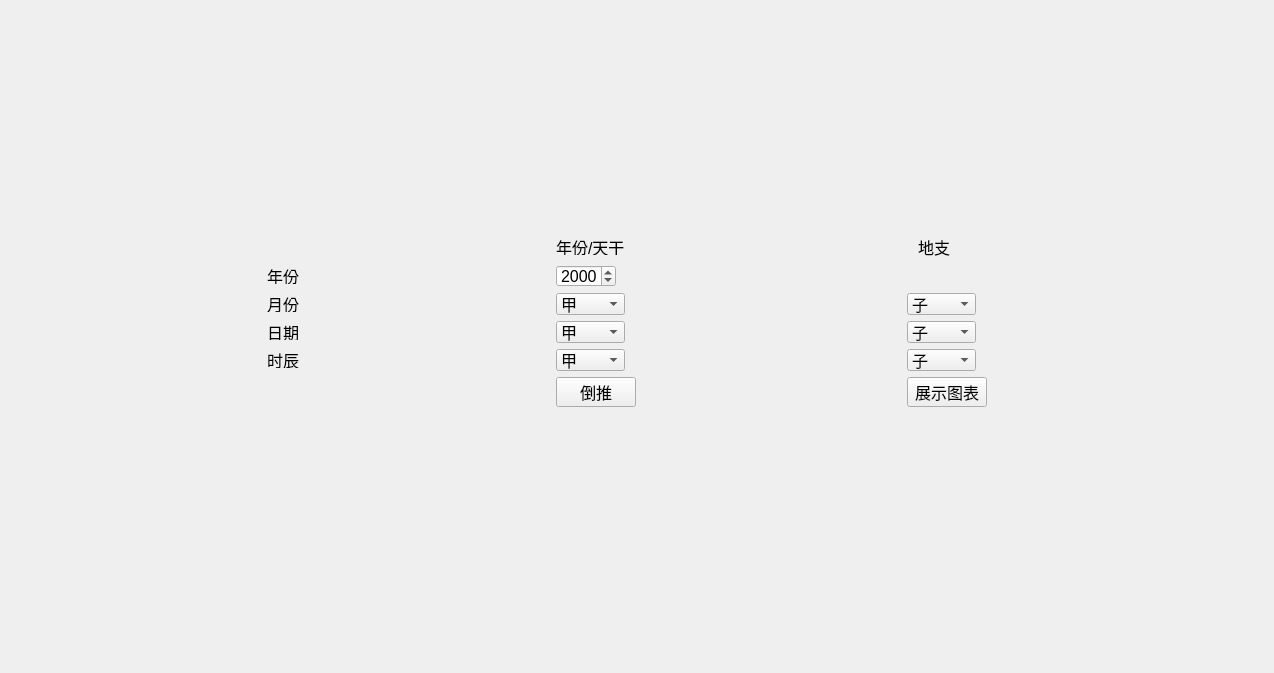
<?xml version="1.0" encoding="UTF-8"?>
<ui version="4.0">
 <class>Form</class>
 <widget class="QWidget" name="Form">
  <property name="geometry">
   <rect>
    <x>0</x>
    <y>0</y>
    <width>1274</width>
    <height>673</height>
   </rect>
  </property>
  <property name="windowTitle">
   <string>Form</string>
  </property>
  <layout class="QHBoxLayout" name="horizontalLayout">
   <item>
    <widget class="QWidget" name="reverseCentralWidget" native="true">
     <layout class="QHBoxLayout" name="horizontalLayout_2">
      <item>
       <widget class="QWidget" name="widget_2" native="true">
        <layout class="QVBoxLayout" name="verticalLayout">
         <item>
          <widget class="QWidget" name="widget" native="true">
           <layout class="QVBoxLayout" name="verticalLayout_2">
            <item>
             <layout class="QGridLayout" name="gridLayout">
              <item row="4" column="2">
               <widget class="QComboBox" name="comboHourZhi">
                <property name="sizePolicy">
                 <sizepolicy hsizetype="Fixed" vsizetype="Fixed">
                  <horstretch>0</horstretch>
                  <verstretch>0</verstretch>
                 </sizepolicy>
                </property>
                <property name="minimumSize">
                 <size>
                  <width>69</width>
                  <height>22</height>
                 </size>
                </property>
                <property name="maximumSize">
                 <size>
                  <width>69</width>
                  <height>22</height>
                 </size>
                </property>
                <property name="font">
                 <font>
                  <pointsize>12</pointsize>
                 </font>
                </property>
                <item>
                 <property name="text">
                  <string>子</string>
                 </property>
                </item>
                <item>
                 <property name="text">
                  <string>丑</string>
                 </property>
                </item>
                <item>
                 <property name="text">
                  <string>寅</string>
                 </property>
                </item>
                <item>
                 <property name="text">
                  <string>卯</string>
                 </property>
                </item>
                <item>
                 <property name="text">
                  <string>辰</string>
                 </property>
                </item>
                <item>
                 <property name="text">
                  <string>巳</string>
                 </property>
                </item>
                <item>
                 <property name="text">
                  <string>午</string>
                 </property>
                </item>
                <item>
                 <property name="text">
                  <string>未</string>
                 </property>
                </item>
                <item>
                 <property name="text">
                  <string>申</string>
                 </property>
                </item>
                <item>
                 <property name="text">
                  <string>酉</string>
                 </property>
                </item>
                <item>
                 <property name="text">
                  <string>戌</string>
                 </property>
                </item>
                <item>
                 <property name="text">
                  <string>亥</string>
                 </property>
                </item>
               </widget>
              </item>
              <item row="3" column="2">
               <widget class="QComboBox" name="comboDayZhi">
                <property name="sizePolicy">
                 <sizepolicy hsizetype="Fixed" vsizetype="Fixed">
                  <horstretch>0</horstretch>
                  <verstretch>0</verstretch>
                 </sizepolicy>
                </property>
                <property name="minimumSize">
                 <size>
                  <width>69</width>
                  <height>22</height>
                 </size>
                </property>
                <property name="maximumSize">
                 <size>
                  <width>69</width>
                  <height>22</height>
                 </size>
                </property>
                <property name="font">
                 <font>
                  <pointsize>12</pointsize>
                 </font>
                </property>
                <item>
                 <property name="text">
                  <string>子</string>
                 </property>
                </item>
                <item>
                 <property name="text">
                  <string>丑</string>
                 </property>
                </item>
                <item>
                 <property name="text">
                  <string>寅</string>
                 </property>
                </item>
                <item>
                 <property name="text">
                  <string>卯</string>
                 </property>
                </item>
                <item>
                 <property name="text">
                  <string>辰</string>
                 </property>
                </item>
                <item>
                 <property name="text">
                  <string>巳</string>
                 </property>
                </item>
                <item>
                 <property name="text">
                  <string>午</string>
                 </property>
                </item>
                <item>
                 <property name="text">
                  <string>未</string>
                 </property>
                </item>
                <item>
                 <property name="text">
                  <string>申</string>
                 </property>
                </item>
                <item>
                 <property name="text">
                  <string>酉</string>
                 </property>
                </item>
                <item>
                 <property name="text">
                  <string>戌</string>
                 </property>
                </item>
                <item>
                 <property name="text">
                  <string>亥</string>
                 </property>
                </item>
               </widget>
              </item>
              <item row="3" column="0">
               <widget class="QLabel" name="label_3">
                <property name="sizePolicy">
                 <sizepolicy hsizetype="Fixed" vsizetype="Fixed">
                  <horstretch>0</horstretch>
                  <verstretch>0</verstretch>
                 </sizepolicy>
                </property>
                <property name="minimumSize">
                 <size>
                  <width>54</width>
                  <height>16</height>
                 </size>
                </property>
                <property name="maximumSize">
                 <size>
                  <width>54</width>
                  <height>16</height>
                 </size>
                </property>
                <property name="font">
                 <font>
                  <pointsize>12</pointsize>
                 </font>
                </property>
                <property name="text">
                 <string>日期</string>
                </property>
               </widget>
              </item>
              <item row="3" column="1">
               <widget class="QComboBox" name="comboDayGan">
                <property name="sizePolicy">
                 <sizepolicy hsizetype="Fixed" vsizetype="Fixed">
                  <horstretch>0</horstretch>
                  <verstretch>0</verstretch>
                 </sizepolicy>
                </property>
                <property name="minimumSize">
                 <size>
                  <width>69</width>
                  <height>22</height>
                 </size>
                </property>
                <property name="maximumSize">
                 <size>
                  <width>69</width>
                  <height>22</height>
                 </size>
                </property>
                <property name="font">
                 <font>
                  <pointsize>12</pointsize>
                 </font>
                </property>
                <item>
                 <property name="text">
                  <string>甲</string>
                 </property>
                </item>
                <item>
                 <property name="text">
                  <string>乙</string>
                 </property>
                </item>
                <item>
                 <property name="text">
                  <string>丙</string>
                 </property>
                </item>
                <item>
                 <property name="text">
                  <string>丁</string>
                 </property>
                </item>
                <item>
                 <property name="text">
                  <string>戊</string>
                 </property>
                </item>
                <item>
                 <property name="text">
                  <string>己</string>
                 </property>
                </item>
                <item>
                 <property name="text">
                  <string>庚</string>
                 </property>
                </item>
                <item>
                 <property name="text">
                  <string>辛</string>
                 </property>
                </item>
                <item>
                 <property name="text">
                  <string>壬</string>
                 </property>
                </item>
                <item>
                 <property name="text">
                  <string>癸</string>
                 </property>
                </item>
               </widget>
              </item>
              <item row="5" column="2">
               <widget class="QPushButton" name="btnShowFigure">
                <property name="sizePolicy">
                 <sizepolicy hsizetype="Fixed" vsizetype="Fixed">
                  <horstretch>0</horstretch>
                  <verstretch>0</verstretch>
                 </sizepolicy>
                </property>
                <property name="minimumSize">
                 <size>
                  <width>80</width>
                  <height>30</height>
                 </size>
                </property>
                <property name="maximumSize">
                 <size>
                  <width>80</width>
                  <height>30</height>
                 </size>
                </property>
                <property name="font">
                 <font>
                  <pointsize>12</pointsize>
                 </font>
                </property>
                <property name="text">
                 <string>展示图表</string>
                </property>
               </widget>
              </item>
              <item row="0" column="1">
               <widget class="QLabel" name="label_5">
                <property name="sizePolicy">
                 <sizepolicy hsizetype="Fixed" vsizetype="Fixed">
                  <horstretch>0</horstretch>
                  <verstretch>0</verstretch>
                 </sizepolicy>
                </property>
                <property name="minimumSize">
                 <size>
                  <width>75</width>
                  <height>16</height>
                 </size>
                </property>
                <property name="maximumSize">
                 <size>
                  <width>75</width>
                  <height>16</height>
                 </size>
                </property>
                <property name="font">
                 <font>
                  <pointsize>12</pointsize>
                 </font>
                </property>
                <property name="text">
                 <string>年份/天干</string>
                </property>
               </widget>
              </item>
              <item row="1" column="0">
               <widget class="QLabel" name="label">
                <property name="sizePolicy">
                 <sizepolicy hsizetype="Fixed" vsizetype="Fixed">
                  <horstretch>0</horstretch>
                  <verstretch>0</verstretch>
                 </sizepolicy>
                </property>
                <property name="minimumSize">
                 <size>
                  <width>54</width>
                  <height>16</height>
                 </size>
                </property>
                <property name="maximumSize">
                 <size>
                  <width>54</width>
                  <height>16</height>
                 </size>
                </property>
                <property name="font">
                 <font>
                  <pointsize>12</pointsize>
                 </font>
                </property>
                <property name="text">
                 <string>年份</string>
                </property>
               </widget>
              </item>
              <item row="4" column="0">
               <widget class="QLabel" name="label_4">
                <property name="sizePolicy">
                 <sizepolicy hsizetype="Fixed" vsizetype="Fixed">
                  <horstretch>0</horstretch>
                  <verstretch>0</verstretch>
                 </sizepolicy>
                </property>
                <property name="minimumSize">
                 <size>
                  <width>54</width>
                  <height>16</height>
                 </size>
                </property>
                <property name="maximumSize">
                 <size>
                  <width>54</width>
                  <height>16</height>
                 </size>
                </property>
                <property name="font">
                 <font>
                  <pointsize>12</pointsize>
                 </font>
                </property>
                <property name="text">
                 <string>时辰</string>
                </property>
               </widget>
              </item>
              <item row="6" column="1" colspan="2">
               <widget class="QLabel" name="lbResult">
                <property name="minimumSize">
                 <size>
                  <width>221</width>
                  <height>25</height>
                 </size>
                </property>
                <property name="maximumSize">
                 <size>
                  <width>16777215</width>
                  <height>25</height>
                 </size>
                </property>
                <property name="font">
                 <font>
                  <pointsize>12</pointsize>
                 </font>
                </property>
                <property name="text">
                 <string/>
                </property>
                <property name="alignment">
                 <set>Qt::AlignCenter</set>
                </property>
               </widget>
              </item>
              <item row="2" column="1">
               <widget class="QComboBox" name="comboMonthGan">
                <property name="sizePolicy">
                 <sizepolicy hsizetype="Fixed" vsizetype="Fixed">
                  <horstretch>0</horstretch>
                  <verstretch>0</verstretch>
                 </sizepolicy>
                </property>
                <property name="minimumSize">
                 <size>
                  <width>69</width>
                  <height>22</height>
                 </size>
                </property>
                <property name="maximumSize">
                 <size>
                  <width>69</width>
                  <height>22</height>
                 </size>
                </property>
                <property name="font">
                 <font>
                  <pointsize>12</pointsize>
                 </font>
                </property>
                <item>
                 <property name="text">
                  <string>甲</string>
                 </property>
                </item>
                <item>
                 <property name="text">
                  <string>乙</string>
                 </property>
                </item>
                <item>
                 <property name="text">
                  <string>丙</string>
                 </property>
                </item>
                <item>
                 <property name="text">
                  <string>丁</string>
                 </property>
                </item>
                <item>
                 <property name="text">
                  <string>戊</string>
                 </property>
                </item>
                <item>
                 <property name="text">
                  <string>己</string>
                 </property>
                </item>
                <item>
                 <property name="text">
                  <string>庚</string>
                 </property>
                </item>
                <item>
                 <property name="text">
                  <string>辛</string>
                 </property>
                </item>
                <item>
                 <property name="text">
                  <string>壬</string>
                 </property>
                </item>
                <item>
                 <property name="text">
                  <string>癸</string>
                 </property>
                </item>
               </widget>
              </item>
              <item row="2" column="2">
               <widget class="QComboBox" name="comboMonthZhi">
                <property name="sizePolicy">
                 <sizepolicy hsizetype="Fixed" vsizetype="Fixed">
                  <horstretch>0</horstretch>
                  <verstretch>0</verstretch>
                 </sizepolicy>
                </property>
                <property name="minimumSize">
                 <size>
                  <width>69</width>
                  <height>22</height>
                 </size>
                </property>
                <property name="maximumSize">
                 <size>
                  <width>69</width>
                  <height>22</height>
                 </size>
                </property>
                <property name="font">
                 <font>
                  <pointsize>12</pointsize>
                 </font>
                </property>
                <item>
                 <property name="text">
                  <string>子</string>
                 </property>
                </item>
                <item>
                 <property name="text">
                  <string>丑</string>
                 </property>
                </item>
                <item>
                 <property name="text">
                  <string>寅</string>
                 </property>
                </item>
                <item>
                 <property name="text">
                  <string>卯</string>
                 </property>
                </item>
                <item>
                 <property name="text">
                  <string>辰</string>
                 </property>
                </item>
                <item>
                 <property name="text">
                  <string>巳</string>
                 </property>
                </item>
                <item>
                 <property name="text">
                  <string>午</string>
                 </property>
                </item>
                <item>
                 <property name="text">
                  <string>未</string>
                 </property>
                </item>
                <item>
                 <property name="text">
                  <string>申</string>
                 </property>
                </item>
                <item>
                 <property name="text">
                  <string>酉</string>
                 </property>
                </item>
                <item>
                 <property name="text">
                  <string>戌</string>
                 </property>
                </item>
                <item>
                 <property name="text">
                  <string>亥</string>
                 </property>
                </item>
               </widget>
              </item>
              <item row="2" column="0">
               <widget class="QLabel" name="label_2">
                <property name="sizePolicy">
                 <sizepolicy hsizetype="Fixed" vsizetype="Fixed">
                  <horstretch>0</horstretch>
                  <verstretch>0</verstretch>
                 </sizepolicy>
                </property>
                <property name="minimumSize">
                 <size>
                  <width>54</width>
                  <height>16</height>
                 </size>
                </property>
                <property name="maximumSize">
                 <size>
                  <width>54</width>
                  <height>16</height>
                 </size>
                </property>
                <property name="font">
                 <font>
                  <pointsize>12</pointsize>
                 </font>
                </property>
                <property name="text">
                 <string>月份</string>
                </property>
               </widget>
              </item>
              <item row="5" column="1">
               <widget class="QPushButton" name="btnReverse">
                <property name="sizePolicy">
                 <sizepolicy hsizetype="Fixed" vsizetype="Fixed">
                  <horstretch>0</horstretch>
                  <verstretch>0</verstretch>
                 </sizepolicy>
                </property>
                <property name="minimumSize">
                 <size>
                  <width>80</width>
                  <height>30</height>
                 </size>
                </property>
                <property name="maximumSize">
                 <size>
                  <width>80</width>
                  <height>30</height>
                 </size>
                </property>
                <property name="font">
                 <font>
                  <pointsize>12</pointsize>
                 </font>
                </property>
                <property name="text">
                 <string>倒推</string>
                </property>
               </widget>
              </item>
              <item row="1" column="1">
               <widget class="QSpinBox" name="spinBoxYear">
                <property name="sizePolicy">
                 <sizepolicy hsizetype="Fixed" vsizetype="Fixed">
                  <horstretch>0</horstretch>
                  <verstretch>0</verstretch>
                 </sizepolicy>
                </property>
                <property name="minimumSize">
                 <size>
                  <width>60</width>
                  <height>22</height>
                 </size>
                </property>
                <property name="maximumSize">
                 <size>
                  <width>60</width>
                  <height>22</height>
                 </size>
                </property>
                <property name="font">
                 <font>
                  <pointsize>12</pointsize>
                 </font>
                </property>
                <property name="minimum">
                 <number>1900</number>
                </property>
                <property name="maximum">
                 <number>2100</number>
                </property>
                <property name="value">
                 <number>2000</number>
                </property>
               </widget>
              </item>
              <item row="4" column="1">
               <widget class="QComboBox" name="comboHourGan">
                <property name="sizePolicy">
                 <sizepolicy hsizetype="Fixed" vsizetype="Fixed">
                  <horstretch>0</horstretch>
                  <verstretch>0</verstretch>
                 </sizepolicy>
                </property>
                <property name="minimumSize">
                 <size>
                  <width>69</width>
                  <height>22</height>
                 </size>
                </property>
                <property name="maximumSize">
                 <size>
                  <width>69</width>
                  <height>22</height>
                 </size>
                </property>
                <property name="font">
                 <font>
                  <pointsize>12</pointsize>
                 </font>
                </property>
                <item>
                 <property name="text">
                  <string>甲</string>
                 </property>
                </item>
                <item>
                 <property name="text">
                  <string>乙</string>
                 </property>
                </item>
                <item>
                 <property name="text">
                  <string>丙</string>
                 </property>
                </item>
                <item>
                 <property name="text">
                  <string>丁</string>
                 </property>
                </item>
                <item>
                 <property name="text">
                  <string>戊</string>
                 </property>
                </item>
                <item>
                 <property name="text">
                  <string>己</string>
                 </property>
                </item>
                <item>
                 <property name="text">
                  <string>庚</string>
                 </property>
                </item>
                <item>
                 <property name="text">
                  <string>辛</string>
                 </property>
                </item>
                <item>
                 <property name="text">
                  <string>壬</string>
                 </property>
                </item>
                <item>
                 <property name="text">
                  <string>癸</string>
                 </property>
                </item>
               </widget>
              </item>
              <item row="0" column="2">
               <widget class="QLabel" name="label_6">
                <property name="sizePolicy">
                 <sizepolicy hsizetype="Fixed" vsizetype="Fixed">
                  <horstretch>0</horstretch>
                  <verstretch>0</verstretch>
                 </sizepolicy>
                </property>
                <property name="minimumSize">
                 <size>
                  <width>54</width>
                  <height>16</height>
                 </size>
                </property>
                <property name="font">
                 <font>
                  <pointsize>12</pointsize>
                 </font>
                </property>
                <property name="text">
                 <string>地支</string>
                </property>
                <property name="alignment">
                 <set>Qt::AlignCenter</set>
                </property>
               </widget>
              </item>
             </layout>
            </item>
           </layout>
          </widget>
         </item>
        </layout>
       </widget>
      </item>
     </layout>
    </widget>
   </item>
  </layout>
 </widget>
 <resources/>
 <connections/>
</ui>
